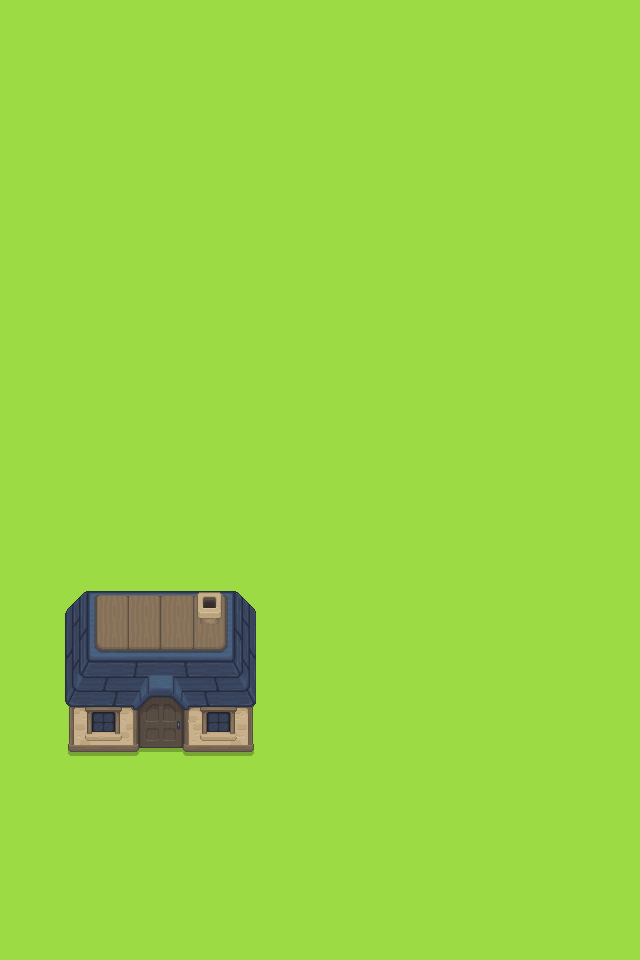

Below is a game level as drawn by its tile map, then a one-line description and the .tmx file that defines it, in full:
An orthogonal 20x30 tile map with 32x32 px tiles, 3 tile layers (fondo, caminos, casas), 3 tilesets.

<map version="1.10" tiledversion="1.11.2" orientation="orthogonal" renderorder="right-down" width="20" height="30" tilewidth="32" tileheight="32" infinite="0" nextlayerid="4" nextobjectid="1">
 <tileset firstgid="1" name="terreno" tilewidth="32" tileheight="32" tilecount="240" columns="15">
  <image source="terreno.png" width="480" height="512" />
 </tileset>
 <tileset firstgid="241" name="arboles" tilewidth="32" tileheight="32" tilecount="156" columns="13">
  <image source="arboles.png" width="416" height="384" />
 </tileset>
 <tileset firstgid="397" name="casas" tilewidth="32" tileheight="32" tilecount="228" columns="19">
  <image source="casas.png" width="624" height="384" />
 </tileset>
 <layer id="1" name="fondo" width="20" height="30">
  <data encoding="csv">
77,77,77,77,77,77,77,77,77,77,77,77,77,77,77,77,77,77,77,77,
77,77,77,77,77,77,77,77,77,77,77,77,77,77,77,77,77,77,77,77,
77,77,77,77,77,77,77,77,77,77,77,77,77,77,77,77,77,77,77,77,
77,77,77,77,77,77,77,77,77,77,77,77,77,77,77,77,77,77,77,77,
77,77,77,77,77,77,77,77,77,77,77,77,77,77,77,77,77,77,77,77,
77,77,77,77,77,77,77,77,77,77,77,77,77,77,77,77,77,77,77,77,
77,77,77,77,77,77,77,77,77,77,77,77,77,77,77,77,77,77,77,77,
77,77,77,77,77,77,77,77,77,77,77,77,77,77,77,77,77,77,77,77,
77,77,77,77,77,77,77,77,77,77,77,77,77,77,77,77,77,77,77,77,
77,77,77,77,77,77,77,77,77,77,77,77,77,77,77,77,77,77,77,77,
77,77,77,77,77,77,77,77,77,77,77,77,77,77,77,77,77,77,77,77,
77,77,77,77,77,77,77,77,77,77,77,77,77,77,77,77,77,77,77,77,
77,77,77,77,77,77,77,77,77,77,77,77,77,77,77,77,77,77,77,77,
77,77,77,77,77,77,77,77,77,77,77,77,77,77,77,77,77,77,77,77,
77,77,77,77,77,77,77,77,77,77,77,77,77,77,77,77,77,77,77,77,
77,77,77,77,77,77,77,77,77,77,77,77,77,77,77,77,77,77,77,77,
77,77,77,77,77,77,77,77,77,77,77,77,77,77,77,77,77,77,77,77,
77,77,77,77,77,77,77,77,77,77,77,77,77,77,77,77,77,77,77,77,
77,77,77,77,77,77,77,77,77,77,77,77,77,77,77,77,77,77,77,77,
77,77,77,77,77,77,77,77,77,77,77,77,77,77,77,77,77,77,77,77,
77,77,77,77,77,77,77,77,77,77,77,77,77,77,77,77,77,77,77,77,
77,77,77,77,77,77,77,77,77,77,77,77,77,77,77,77,77,77,77,77,
77,77,77,77,77,77,77,77,77,77,77,77,77,77,77,77,77,77,77,77,
77,77,77,77,77,77,77,77,77,77,77,77,77,77,77,77,77,77,77,77,
77,77,77,77,77,77,77,77,77,77,77,77,77,77,77,77,77,77,77,77,
77,77,77,77,77,77,77,77,77,77,77,77,77,77,77,77,77,77,77,77,
77,77,77,77,77,77,77,77,77,77,77,77,77,77,77,77,77,77,77,77,
77,77,77,77,77,77,77,77,77,77,77,77,77,77,77,77,77,77,77,77,
77,77,77,77,77,77,77,77,77,77,77,77,77,77,77,77,77,77,77,77,
77,77,77,77,77,77,77,77,77,77,77,77,77,77,77,77,77,77,77,77
</data>
 </layer>
 <layer id="2" name="caminos" width="20" height="30">
  <data encoding="csv">
0,0,0,0,0,0,0,0,0,0,0,0,0,0,0,0,0,0,0,0,
0,0,0,0,0,0,0,0,0,0,0,0,0,0,0,0,0,0,0,0,
0,0,0,0,0,0,0,0,0,0,0,0,0,0,0,0,0,0,0,0,
0,0,0,0,0,0,0,0,0,0,0,0,0,0,0,0,0,0,0,0,
0,0,0,0,0,0,0,0,0,0,0,0,0,0,0,0,0,0,0,0,
0,0,0,0,0,0,0,0,0,0,0,0,0,0,0,0,0,0,0,0,
0,0,0,0,0,0,0,0,0,0,0,0,0,0,0,0,0,0,0,0,
0,0,0,0,0,0,0,0,0,0,0,0,0,0,0,0,0,0,0,0,
0,0,0,0,0,0,0,0,0,0,0,0,0,0,0,0,0,0,0,0,
0,0,0,0,0,0,0,0,0,0,0,0,0,0,0,0,0,0,0,0,
0,0,0,0,0,0,0,0,0,0,0,0,0,0,0,0,0,0,0,0,
0,0,0,0,0,0,0,0,0,0,0,0,0,0,0,0,0,0,0,0,
0,0,0,0,0,0,0,0,0,0,0,0,0,0,0,0,0,0,0,0,
0,0,0,0,0,0,0,0,0,0,0,0,0,0,0,0,0,0,0,0,
0,0,0,0,0,0,0,0,0,0,0,0,0,0,0,0,0,0,0,0,
0,0,0,0,0,0,0,0,0,0,0,0,0,0,0,0,0,0,0,0,
0,0,0,0,0,0,0,0,0,0,0,0,0,0,0,0,0,0,0,0,
0,0,0,0,0,0,0,0,0,0,0,0,0,0,0,0,0,0,0,0,
0,0,0,0,0,0,0,0,0,0,0,0,0,0,0,0,0,0,0,0,
0,0,0,0,0,0,0,0,0,0,0,0,0,0,0,0,0,0,0,0,
0,0,0,0,0,0,0,0,0,0,0,0,0,0,0,0,0,0,0,0,
0,0,0,0,0,0,0,0,0,0,0,0,0,0,0,0,0,0,0,0,
0,0,0,0,0,0,0,0,0,0,0,0,0,0,0,0,0,0,0,0,
0,0,0,0,0,0,0,0,0,0,0,0,0,0,0,0,0,0,0,0,
0,0,0,0,0,0,0,0,0,0,0,0,0,0,0,0,0,0,0,0,
0,0,0,0,0,0,0,0,0,0,0,0,0,0,0,0,0,0,0,0,
0,0,0,0,0,0,0,0,0,0,0,0,0,0,0,0,0,0,0,0,
0,0,0,0,0,0,0,0,0,0,0,0,0,0,0,0,0,0,0,0,
0,0,0,0,0,0,0,0,0,0,0,0,0,0,0,0,0,0,0,0,
0,0,0,0,0,0,0,0,0,0,0,0,0,0,0,0,0,0,0,0
</data>
 </layer>
 <layer id="3" name="casas" width="20" height="30">
  <data encoding="csv">
0,0,0,0,0,0,0,0,0,0,0,0,0,0,0,0,0,0,0,0,
0,0,0,0,0,0,0,0,0,0,0,0,0,0,0,0,0,0,0,0,
0,0,0,0,0,0,0,0,0,0,0,0,0,0,0,0,0,0,0,0,
0,0,0,0,0,0,0,0,0,0,0,0,0,0,0,0,0,0,0,0,
0,0,0,0,0,0,0,0,0,0,0,0,0,0,0,0,0,0,0,0,
0,0,0,0,0,0,0,0,0,0,0,0,0,0,0,0,0,0,0,0,
0,0,0,0,0,0,0,0,0,0,0,0,0,0,0,0,0,0,0,0,
0,0,0,0,0,0,0,0,0,0,0,0,0,0,0,0,0,0,0,0,
0,0,0,0,0,0,0,0,0,0,0,0,0,0,0,0,0,0,0,0,
0,0,0,0,0,0,0,0,0,0,0,0,0,0,0,0,0,0,0,0,
0,0,0,0,0,0,0,0,0,0,0,0,0,0,0,0,0,0,0,0,
0,0,0,0,0,0,0,0,0,0,0,0,0,0,0,0,0,0,0,0,
0,0,0,0,0,0,0,0,0,0,0,0,0,0,0,0,0,0,0,0,
0,0,0,0,0,0,0,0,0,0,0,0,0,0,0,0,0,0,0,0,
0,0,0,0,0,0,0,0,0,0,0,0,0,0,0,0,0,0,0,0,
0,0,0,0,0,0,0,0,0,0,0,0,0,0,0,0,0,0,0,0,
0,0,0,0,0,0,0,0,0,0,0,0,0,0,0,0,0,0,0,0,
0,0,0,0,0,0,0,0,0,0,0,0,0,0,0,0,0,0,0,0,
0,0,403,404,405,406,407,408,0,0,0,0,0,0,0,0,0,0,0,0,
0,0,422,423,424,425,426,427,0,0,0,0,0,0,0,0,0,0,0,0,
0,0,441,442,443,444,445,446,0,0,0,0,0,0,0,0,0,0,0,0,
0,0,460,461,462,463,464,465,0,0,0,0,0,0,0,0,0,0,0,0,
0,0,479,480,481,482,483,484,0,0,0,0,0,0,0,0,0,0,0,0,
0,0,498,499,500,501,502,503,0,0,0,0,0,0,0,0,0,0,0,0,
0,0,0,0,0,0,0,0,0,0,0,0,0,0,0,0,0,0,0,0,
0,0,0,0,0,0,0,0,0,0,0,0,0,0,0,0,0,0,0,0,
0,0,0,0,0,0,0,0,0,0,0,0,0,0,0,0,0,0,0,0,
0,0,0,0,0,0,0,0,0,0,0,0,0,0,0,0,0,0,0,0,
0,0,0,0,0,0,0,0,0,0,0,0,0,0,0,0,0,0,0,0,
0,0,0,0,0,0,0,0,0,0,0,0,0,0,0,0,0,0,0,0
</data>
 </layer>
</map>
